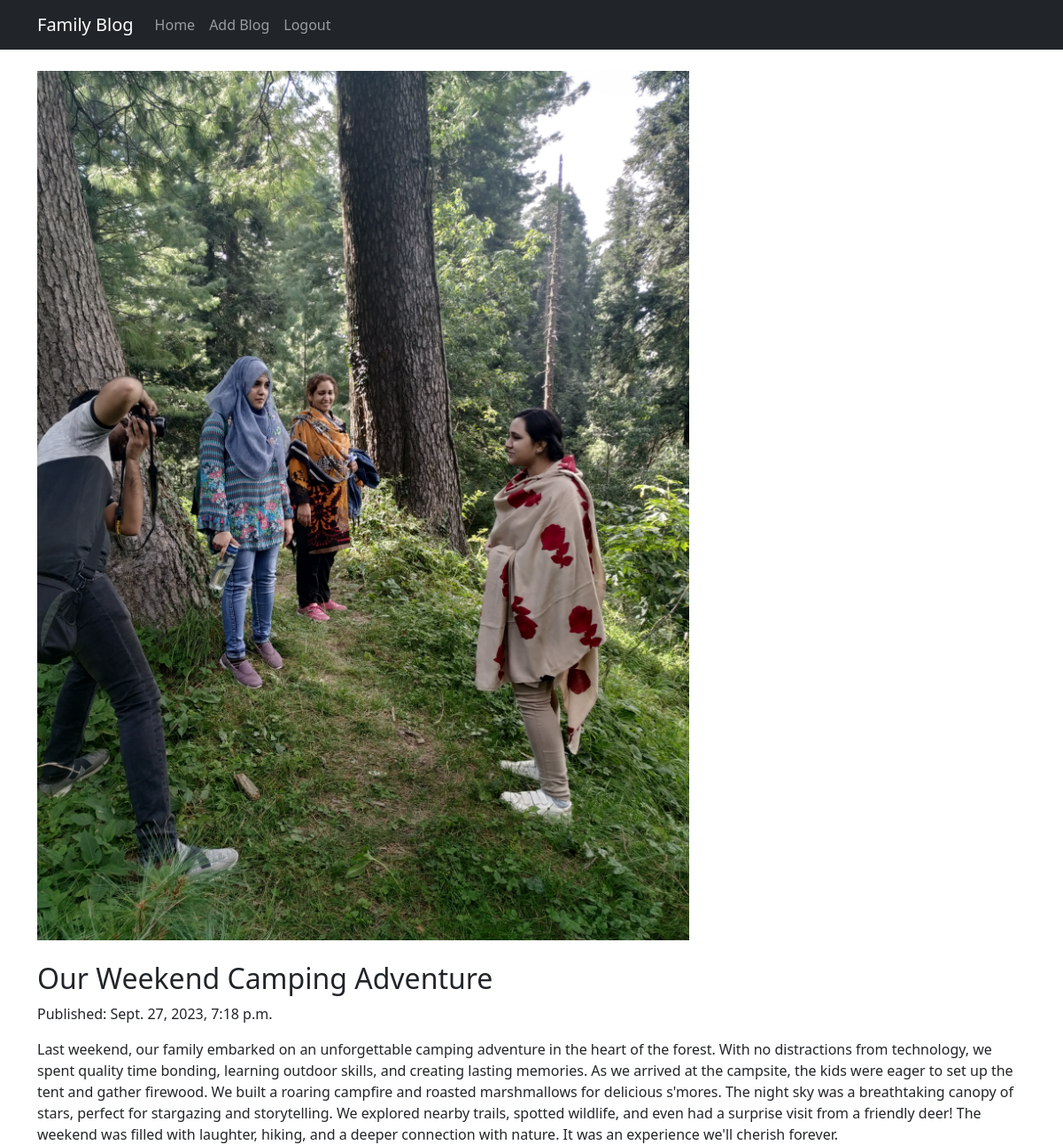
/blog/5/, run on the app's committed database.
### blog_app/models.py (models this page shows, shortened)
class BlogPost(models.Model):
    title = models.CharField(max_length=200)
    desc = models.TextField(max_length=600)
    Content = models.TextField()
    pic = models.ImageField(upload_to='static')
    date = models.DateTimeField(auto_now_add=True)

### blog_app/views.py (the view)
# urls.py: 2. Add a URL to urlpatterns:  path('blog/', include('blog.urls'))
def blog(request, blog_id):
    blog_this = BlogPost.objects.get(id=blog_id)
    return render(request, 'blog.html', {'blog': blog_this})

### templates/blog.html (shortened to what this page needs)
<!DOCTYPE html>
<html lang="en">
<head>
    <link rel="stylesheet" href="https://cdn.jsdelivr.net/npm/bootstrap/dist/css/bootstrap.min.css">
</head>
<body>
<nav class="navbar navbar-expand-lg navbar-dark bg-dark">
    <div class="container">
        <a class="navbar-brand" href="/">Family Blog</a>
        <div class="collapse navbar-collapse" id="navbarNav">
            <ul class="navbar-nav ml-auto">
                <li class="nav-item active">
                    <a class="nav-link" href="/">Home</a>
                </li>
                <li class="nav-item">
                    <a class="nav-link" href="/add">Add Blog</a>
                </li>
                <li class="nav-item">
                    <a class="nav-link" href="/add_blog">Logout</a>
                </li>
            </ul>
        </div>
    </div>
</nav>
<div class="container mt-4">
    <div class="row">
        <div class="col-md-8">
            <img src="{{ blog.pic.url }}" alt="{{ blog.title }}" class="img-fluid"><br><br>
        </div>
        <div>
            <h2>{{ blog.title }}</h2>
            <p>Published: {{ blog.date }}</p>
            <div>{{ blog.Content | safe }}</div>
        </div>
    </div>
</div>
</body>
</html>

### data on the page
BlogPost: pic (picture), title "Our Weekend Camping Adventure", date "Sept. 27, 2023, 7:18 p.m.", Content "Last weekend, our family embarked on an unforgettable camping adventure in the heart of the forest. With no distractions from technology, we spent quality time bonding, learning outdoor skills, and creating lasting memories. As we arrived at the campsite, the kids were eager to set up the tent and gather firewood. We built a roaring campfire and roasted marshmallows for delicious s'mores. The night sky was a breathtaking canopy of stars, perfect for stargazing and storytelling. We explored nearby trails, spotted wildlife, and even had a surprise visit from a friendly deer! The weekend was filled with laughter, hiking, and a deeper connection with nature. It was an experience we'll cherish…"
